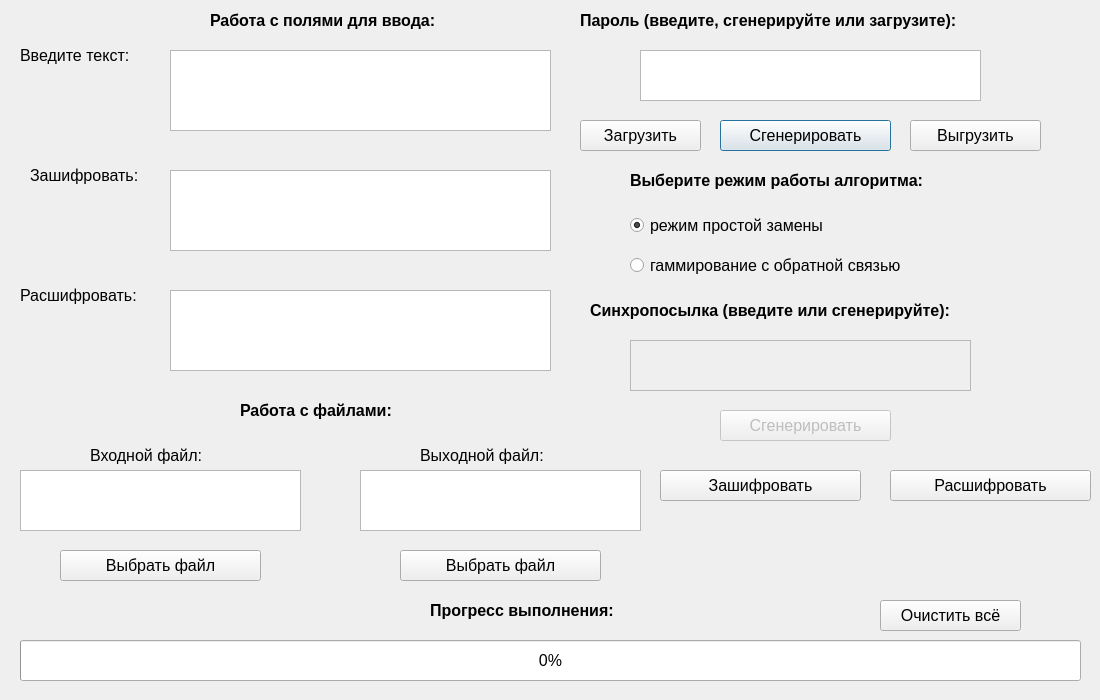
<?xml version="1.0" encoding="UTF-8"?>
<ui version="4.0">
 <class>Dialog17</class>
 <widget class="QDialog" name="Dialog17">
  <property name="geometry">
   <rect>
    <x>0</x>
    <y>0</y>
    <width>1100</width>
    <height>700</height>
   </rect>
  </property>
  <property name="minimumSize">
   <size>
    <width>1100</width>
    <height>700</height>
   </size>
  </property>
  <property name="maximumSize">
   <size>
    <width>1100</width>
    <height>700</height>
   </size>
  </property>
  <property name="windowTitle">
   <string>ГОСТ 28147-89</string>
  </property>
  <widget class="QPushButton" name="key_gen">
   <property name="geometry">
    <rect>
     <x>720</x>
     <y>120</y>
     <width>171</width>
     <height>31</height>
    </rect>
   </property>
   <property name="font">
    <font>
     <family>Arial</family>
     <pointsize>12</pointsize>
    </font>
   </property>
   <property name="text">
    <string>Сгенерировать</string>
   </property>
  </widget>
  <widget class="QPushButton" name="up_file">
   <property name="geometry">
    <rect>
     <x>400</x>
     <y>550</y>
     <width>201</width>
     <height>31</height>
    </rect>
   </property>
   <property name="font">
    <font>
     <family>Arial</family>
     <pointsize>12</pointsize>
    </font>
   </property>
   <property name="text">
    <string>Выбрать файл</string>
   </property>
  </widget>
  <widget class="QProgressBar" name="progressBar">
   <property name="geometry">
    <rect>
     <x>20</x>
     <y>640</y>
     <width>1061</width>
     <height>41</height>
    </rect>
   </property>
   <property name="font">
    <font>
     <pointsize>12</pointsize>
    </font>
   </property>
   <property name="value">
    <number>0</number>
   </property>
  </widget>
  <widget class="QPushButton" name="but_encr">
   <property name="geometry">
    <rect>
     <x>660</x>
     <y>470</y>
     <width>201</width>
     <height>31</height>
    </rect>
   </property>
   <property name="font">
    <font>
     <family>Arial</family>
     <pointsize>12</pointsize>
    </font>
   </property>
   <property name="text">
    <string>Зашифровать</string>
   </property>
  </widget>
  <widget class="QPushButton" name="down_file">
   <property name="geometry">
    <rect>
     <x>60</x>
     <y>550</y>
     <width>201</width>
     <height>31</height>
    </rect>
   </property>
   <property name="font">
    <font>
     <family>Arial</family>
     <pointsize>12</pointsize>
    </font>
   </property>
   <property name="text">
    <string>Выбрать файл</string>
   </property>
  </widget>
  <widget class="QLabel" name="label_11">
   <property name="geometry">
    <rect>
     <x>420</x>
     <y>440</y>
     <width>161</width>
     <height>31</height>
    </rect>
   </property>
   <property name="font">
    <font>
     <family>Arial</family>
     <pointsize>12</pointsize>
    </font>
   </property>
   <property name="text">
    <string>Выходной файл:</string>
   </property>
  </widget>
  <widget class="QPlainTextEdit" name="inp_file">
   <property name="geometry">
    <rect>
     <x>20</x>
     <y>470</y>
     <width>281</width>
     <height>61</height>
    </rect>
   </property>
   <property name="font">
    <font>
     <family>Arial</family>
     <pointsize>11</pointsize>
    </font>
   </property>
   <property name="readOnly">
    <bool>true</bool>
   </property>
  </widget>
  <widget class="QLabel" name="label_12">
   <property name="geometry">
    <rect>
     <x>20</x>
     <y>280</y>
     <width>151</width>
     <height>31</height>
    </rect>
   </property>
   <property name="font">
    <font>
     <family>Arial</family>
     <pointsize>12</pointsize>
    </font>
   </property>
   <property name="text">
    <string>Расшифровать:</string>
   </property>
  </widget>
  <widget class="QLabel" name="label_5">
   <property name="geometry">
    <rect>
     <x>630</x>
     <y>160</y>
     <width>371</width>
     <height>41</height>
    </rect>
   </property>
   <property name="font">
    <font>
     <family>Arial</family>
     <pointsize>12</pointsize>
     <weight>75</weight>
     <bold>true</bold>
    </font>
   </property>
   <property name="text">
    <string>Выберите режим работы алгоритма:</string>
   </property>
  </widget>
  <widget class="QLabel" name="label_10">
   <property name="geometry">
    <rect>
     <x>30</x>
     <y>160</y>
     <width>141</width>
     <height>31</height>
    </rect>
   </property>
   <property name="font">
    <font>
     <family>Arial</family>
     <pointsize>12</pointsize>
    </font>
   </property>
   <property name="text">
    <string>Зашифровать:</string>
   </property>
  </widget>
  <widget class="QRadioButton" name="CBCradioButton">
   <property name="geometry">
    <rect>
     <x>630</x>
     <y>250</y>
     <width>351</width>
     <height>31</height>
    </rect>
   </property>
   <property name="font">
    <font>
     <pointsize>12</pointsize>
    </font>
   </property>
   <property name="text">
    <string>гаммирование с обратной связью</string>
   </property>
  </widget>
  <widget class="QPlainTextEdit" name="rez_encr">
   <property name="enabled">
    <bool>true</bool>
   </property>
   <property name="geometry">
    <rect>
     <x>170</x>
     <y>170</y>
     <width>381</width>
     <height>81</height>
    </rect>
   </property>
   <property name="font">
    <font>
     <family>Arial</family>
     <pointsize>12</pointsize>
    </font>
   </property>
   <property name="readOnly">
    <bool>true</bool>
   </property>
  </widget>
  <widget class="QPlainTextEdit" name="key">
   <property name="geometry">
    <rect>
     <x>640</x>
     <y>50</y>
     <width>341</width>
     <height>51</height>
    </rect>
   </property>
   <property name="font">
    <font>
     <family>Arial</family>
     <pointsize>12</pointsize>
    </font>
   </property>
   <property name="readOnly">
    <bool>false</bool>
   </property>
  </widget>
  <widget class="QLabel" name="label_6">
   <property name="geometry">
    <rect>
     <x>430</x>
     <y>590</y>
     <width>241</width>
     <height>41</height>
    </rect>
   </property>
   <property name="font">
    <font>
     <family>Arial</family>
     <pointsize>12</pointsize>
     <weight>75</weight>
     <bold>true</bold>
    </font>
   </property>
   <property name="text">
    <string>Прогресс выполнения:</string>
   </property>
  </widget>
  <widget class="QLabel" name="label_2">
   <property name="geometry">
    <rect>
     <x>20</x>
     <y>40</y>
     <width>141</width>
     <height>31</height>
    </rect>
   </property>
   <property name="font">
    <font>
     <family>Arial</family>
     <pointsize>12</pointsize>
    </font>
   </property>
   <property name="text">
    <string>Введите текст:</string>
   </property>
  </widget>
  <widget class="QPushButton" name="vect_gen">
   <property name="enabled">
    <bool>false</bool>
   </property>
   <property name="geometry">
    <rect>
     <x>720</x>
     <y>410</y>
     <width>171</width>
     <height>31</height>
    </rect>
   </property>
   <property name="font">
    <font>
     <family>Arial</family>
     <pointsize>12</pointsize>
    </font>
   </property>
   <property name="text">
    <string>Сгенерировать</string>
   </property>
  </widget>
  <widget class="QPlainTextEdit" name="slova">
   <property name="geometry">
    <rect>
     <x>170</x>
     <y>50</y>
     <width>381</width>
     <height>81</height>
    </rect>
   </property>
   <property name="font">
    <font>
     <family>Arial</family>
     <pointsize>12</pointsize>
    </font>
   </property>
  </widget>
  <widget class="QLabel" name="label_4">
   <property name="geometry">
    <rect>
     <x>580</x>
     <y>0</y>
     <width>471</width>
     <height>41</height>
    </rect>
   </property>
   <property name="font">
    <font>
     <family>Arial</family>
     <pointsize>12</pointsize>
     <weight>75</weight>
     <bold>true</bold>
    </font>
   </property>
   <property name="text">
    <string>Пароль (введите, сгенерируйте или загрузите):</string>
   </property>
  </widget>
  <widget class="QPushButton" name="but_decr">
   <property name="geometry">
    <rect>
     <x>890</x>
     <y>470</y>
     <width>201</width>
     <height>31</height>
    </rect>
   </property>
   <property name="font">
    <font>
     <family>Arial</family>
     <pointsize>12</pointsize>
    </font>
   </property>
   <property name="text">
    <string>Расшифровать</string>
   </property>
  </widget>
  <widget class="QLabel" name="label_8">
   <property name="geometry">
    <rect>
     <x>240</x>
     <y>390</y>
     <width>201</width>
     <height>41</height>
    </rect>
   </property>
   <property name="font">
    <font>
     <family>Arial</family>
     <pointsize>12</pointsize>
     <weight>75</weight>
     <bold>true</bold>
    </font>
   </property>
   <property name="text">
    <string>Работа с файлами:</string>
   </property>
  </widget>
  <widget class="QPlainTextEdit" name="vect">
   <property name="enabled">
    <bool>false</bool>
   </property>
   <property name="geometry">
    <rect>
     <x>630</x>
     <y>340</y>
     <width>341</width>
     <height>51</height>
    </rect>
   </property>
   <property name="font">
    <font>
     <family>Arial</family>
     <pointsize>12</pointsize>
    </font>
   </property>
   <property name="undoRedoEnabled">
    <bool>true</bool>
   </property>
   <property name="readOnly">
    <bool>false</bool>
   </property>
  </widget>
  <widget class="QLabel" name="label_9">
   <property name="geometry">
    <rect>
     <x>90</x>
     <y>440</y>
     <width>151</width>
     <height>31</height>
    </rect>
   </property>
   <property name="font">
    <font>
     <family>Arial</family>
     <pointsize>12</pointsize>
    </font>
   </property>
   <property name="text">
    <string>Входной файл:</string>
   </property>
  </widget>
  <widget class="QPlainTextEdit" name="out_file">
   <property name="geometry">
    <rect>
     <x>360</x>
     <y>470</y>
     <width>281</width>
     <height>61</height>
    </rect>
   </property>
   <property name="font">
    <font>
     <family>Arial</family>
     <pointsize>11</pointsize>
    </font>
   </property>
   <property name="readOnly">
    <bool>true</bool>
   </property>
  </widget>
  <widget class="QPushButton" name="key_to_file">
   <property name="geometry">
    <rect>
     <x>910</x>
     <y>120</y>
     <width>131</width>
     <height>31</height>
    </rect>
   </property>
   <property name="font">
    <font>
     <family>Arial</family>
     <pointsize>12</pointsize>
    </font>
   </property>
   <property name="text">
    <string>Выгрузить</string>
   </property>
  </widget>
  <widget class="QLabel" name="label_13">
   <property name="geometry">
    <rect>
     <x>590</x>
     <y>290</y>
     <width>451</width>
     <height>41</height>
    </rect>
   </property>
   <property name="font">
    <font>
     <family>Arial</family>
     <pointsize>12</pointsize>
     <weight>75</weight>
     <bold>true</bold>
    </font>
   </property>
   <property name="text">
    <string>Синхропосылка (введите или сгенерируйте):</string>
   </property>
  </widget>
  <widget class="QPushButton" name="but_clear">
   <property name="geometry">
    <rect>
     <x>880</x>
     <y>600</y>
     <width>141</width>
     <height>31</height>
    </rect>
   </property>
   <property name="font">
    <font>
     <family>Arial</family>
     <pointsize>12</pointsize>
    </font>
   </property>
   <property name="text">
    <string>Очистить всё</string>
   </property>
  </widget>
  <widget class="QRadioButton" name="ECBradioButton">
   <property name="geometry">
    <rect>
     <x>630</x>
     <y>210</y>
     <width>241</width>
     <height>31</height>
    </rect>
   </property>
   <property name="font">
    <font>
     <pointsize>12</pointsize>
    </font>
   </property>
   <property name="text">
    <string>режим простой замены</string>
   </property>
   <property name="checked">
    <bool>true</bool>
   </property>
  </widget>
  <widget class="QPushButton" name="key_from_file">
   <property name="geometry">
    <rect>
     <x>580</x>
     <y>120</y>
     <width>121</width>
     <height>31</height>
    </rect>
   </property>
   <property name="font">
    <font>
     <family>Arial</family>
     <pointsize>12</pointsize>
    </font>
   </property>
   <property name="text">
    <string>Загрузить</string>
   </property>
  </widget>
  <widget class="QLabel" name="label_7">
   <property name="geometry">
    <rect>
     <x>210</x>
     <y>0</y>
     <width>291</width>
     <height>41</height>
    </rect>
   </property>
   <property name="font">
    <font>
     <family>Arial</family>
     <pointsize>12</pointsize>
     <weight>75</weight>
     <bold>true</bold>
    </font>
   </property>
   <property name="text">
    <string>Работа с полями для ввода:</string>
   </property>
  </widget>
  <widget class="QPlainTextEdit" name="rez_decr">
   <property name="enabled">
    <bool>true</bool>
   </property>
   <property name="geometry">
    <rect>
     <x>170</x>
     <y>290</y>
     <width>381</width>
     <height>81</height>
    </rect>
   </property>
   <property name="font">
    <font>
     <family>Arial</family>
     <pointsize>12</pointsize>
    </font>
   </property>
   <property name="readOnly">
    <bool>true</bool>
   </property>
  </widget>
 </widget>
 <resources/>
 <connections/>
</ui>
